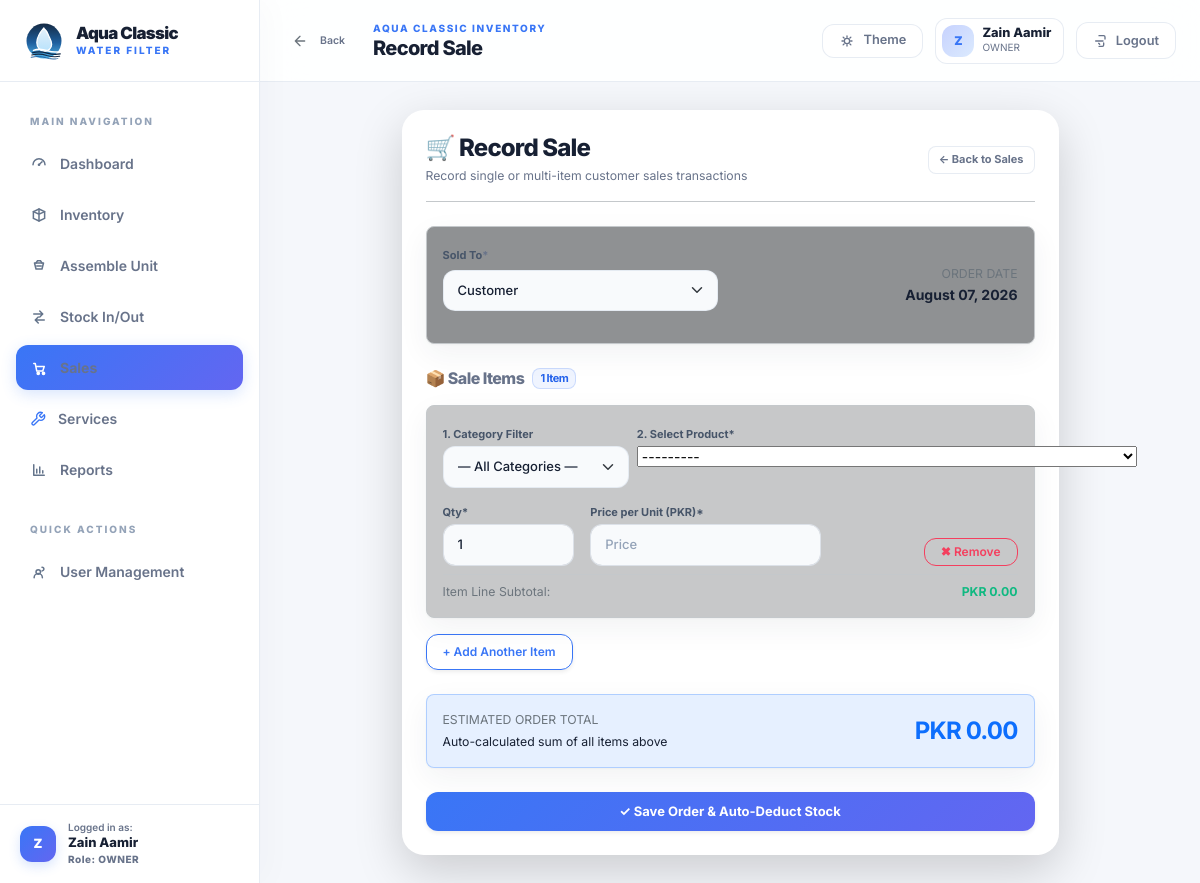
The app's page /sales/sales/add/ (signed in) with its own data.
### accounts/models.py (models this page shows, shortened)
class User(AbstractUser):
	class Role(models.TextChoices):
		OWNER = "OWNER", "Owner/Admin"
		STAFF = "STAFF", "Staff"
	role = models.CharField(max_length=20, choices=Role.choices, default=Role.OWNER)
	class Meta:
		verbose_name = "user"
		verbose_name_plural = "users"

### sales/views.py (the view, shortened to what this page needs)
# urls.py: path("sales/add/", SaleCreateView.as_view(), name="sale-add"),
class SaleCreateView(LoginRequiredMixin, SaleFormMixin, CreateView):
    model = SaleRecord
    form_class = SaleRecordForm
    page_title = "Record Sale"

### sales/forms.py
class SaleRecordForm(forms.ModelForm):
    customer_name = forms.ChoiceField(
        choices=CUSTOMER_TYPE_CHOICES,
        label="Sold To",
        initial="Customer",
        widget=forms.Select(attrs={"class": "form-select"})
    )
    class Meta:
        model = SaleRecord
        fields = ("customer_name",)

### catalog/models.py (called while the page is built)
	def __str__(self) -> str:
		return f"{self.name} [{self.sku}]"

### sales/views.py (called while the page is built)
    def get_formset(self):
        return SaleItemFormSet(self.request.POST or None, instance=getattr(self, "object", None))

### templates/sales/sale_record_form.html (shortened to what this page needs)
{% extends "base.html" %}
{% load crispy_forms_tags %}
{% block page_title %}{{ page_title }}{% endblock %}
{% block content %}
<section class="page-shell">
  <div class="row justify-content-center">
    <div class="col-12 col-lg-10 col-xl-9">
      <div class="card shadow-lg border-0">
        <div class="card-body p-4">
          <div class="d-flex justify-content-between align-items-center mb-4 pb-3 border-bottom border-secondary-subtle">
            <div>
              <h1 class="h4 text-white mb-1">🛒 {{ page_title }}</h1>
              <p class="text-secondary small mb-0">Record single or multi-item customer sales transactions</p>
            </div>
            <a href="{% url 'sales:sale-list' %}" class="btn btn-xs btn-outline-secondary">← Back to Sales</a>
          </div>
          <form method="post" id="sale-form">
            <div class="card bg-dark bg-opacity-50 p-3 mb-4 border border-secondary-subtle rounded-3">
              <div class="row align-items-center">
                <div class="col-12 col-md-6">
                  {{ form.customer_name|as_crispy_field }}
                </div>
                <div class="col-12 col-md-6 text-md-end mt-2 mt-md-0">
                  <span class="text-secondary small d-block">ORDER DATE</span>
                  <strong class="text-white">{% now "F d, Y" %}</strong>
                </div>
              </div>
            </div>
            <div class="mb-4">
              <div class="d-flex justify-content-between align-items-center mb-3">
                <h2 class="h6 text-white mb-0 d-flex align-items-center gap-2">
                  <span>📦 Sale Items</span>
                  <span class="badge bg-primary-subtle text-primary border border-primary-subtle" id="item-count-badge">1 Item</span>
                </h2>
              </div>
              <div id="item-rows-container" class="d-flex flex-column gap-3">
                {% for item_form in formset %}
                  <div class="item-row card bg-dark bg-opacity-25 p-3 border border-secondary-subtle rounded-3" data-row-index="{{ forloop.counter0 }}">
                    <div class="row g-2 mb-2">
                      <div class="col-12 col-md-4">
                        <label class="form-label small text-secondary fw-semibold mb-1">1. Category Filter</label>
                        <select class="form-select form-select-sm category-filter">
                          <option value="">— All Categories —</option>
                        </select>
                      </div>
                      <div class="col-12 col-md-8">
                        <label class="form-label small text-white fw-semibold mb-1">2. Select Product*</label>
                        {{ item_form.product }}
                      </div>
                    </div>
                    <div class="row g-3 align-items-end pt-1">
                      <div class="col-4 col-md-3">
                        <label class="form-label small text-white fw-semibold mb-1">Qty*</label>
                        <input type="number" name="{{ item_form.quantity.html_name }}" id="{{ item_form.quantity.auto_id }}" value="{{ item_form.quantity.value|default:'1' }}" class="form-control form-control-sm qty-input" min="1" step="1" placeholder="Qty">
                      </div>
                      <div class="col-5 col-md-5">
                        <label class="form-label small text-white fw-semibold mb-1">Price per Unit (PKR)*</label>
                        <input type="number" name="{{ item_form.sale_price.html_name }}" id="{{ item_form.sale_price.auto_id }}" value="{{ item_form.sale_price.value|default:'' }}" class="form-control form-control-sm price-input" min="0" step="0.01" placeholder="Price">
                      </div>
                      <div class="col-3 col-md-4 text-end">
                        <button type="button" class="btn btn-sm btn-outline-danger remove-row-btn fw-semibold px-2.5 py-1" title="Remove Item">
                          ✖ Remove
                        </button>
                      </div>
                    </div>
                    <div class="d-flex justify-content-between align-items-center mt-2 pt-2 border-top border-secondary-subtle small">
                      <span class="text-secondary">Item Line Subtotal:</span>
                      <strong class="text-emerald row-subtotal">PKR 0.00</strong>
                    </div>
                  </div>
                {% endfor %}
              </div>
              <div class="mt-3">
                <button type="button" id="add-item-btn" class="btn btn-sm btn-outline-primary px-3 py-1.5 fw-semibold shadow-sm">
                  + Add Another Item
                </button>
              </div>
            </div>
            <div class="card bg-primary bg-opacity-10 border border-primary border-opacity-25 p-3 mb-4 rounded-3">
              <div class="d-flex justify-content-between align-items-center">
                <div>
                  <span class="text-secondary small d-block">ESTIMATED ORDER TOTAL</span>
                  <span class="text-white small">Auto-calculated sum of all items above</span>
                </div>
                <div class="text-end">
                  <h3 class="h4 text-primary fw-bold mb-0" id="grand-total-display">PKR 0.00</h3>
                </div>
              </div>
            </div>
            <div class="d-grid">
              <button class="btn btn-primary btn-lg fw-bold shadow-sm" type="submit">
                ✓ Save Order & Auto-Deduct Stock
              </button>
            </div>
          </form>
        </div>
      </div>
    </div>
  </div>
</section>
{% endblock %}

### templates/base.html (shortened to what this page needs)
{% load static %}
<!doctype html>
<html lang="en" data-theme="light">
<head>
  <link href="https://cdn.jsdelivr.net/npm/bootstrap@5.3.3/dist/css/bootstrap.min.css" rel="stylesheet">
  <link rel="stylesheet" href="{% static 'app.css' %}?v=3">
  <link href="https://cdn.jsdelivr.net/npm/tom-select@2.3.1/dist/css/tom-select.bootstrap5.min.css" rel="stylesheet">
</head>
<body class="app-root {% if not user.is_authenticated %}auth-layout{% endif %}">
  {% if user.is_authenticated %}
  <div class="app-shell">
    <aside class="sidebar" data-sidebar>
      <div class="sidebar__brand">
        <a class="brand-lockup" href="{% url 'dashboard:home' %}">
          <img src="{% static 'brand/aqua-classic-badge.svg' %}" alt="Aqua Classic" class="brand-lockup__mark">
          <span class="brand-lockup__copy">
            <strong>Aqua Classic</strong>
            <span>Water Filter</span>
          </span>
        </a>
      </div>
      <nav class="sidebar__nav" aria-label="Primary">
        <div class="sidebar__section-header">Main Navigation</div>
        <a class="sidebar-link {% if request.path == '/' %}is-active{% endif %}" href="{% url 'dashboard:home' %}">
          <svg aria-hidden="true"><use href="#icon-dashboard"></use></svg>
          <span>Dashboard</span>
        </a>
        <a class="sidebar-link {% if '/catalog/' in request.path %}is-active{% endif %}" href="{% url 'catalog:product-list' %}">
          <svg aria-hidden="true"><use href="#icon-catalog"></use></svg>
          <span>Inventory</span>
        </a>
        <a class="sidebar-link {% if '/inventory/assemble/' in request.path %}is-active{% endif %}" href="{% url 'inventory:assemble-unit' %}">
          <svg aria-hidden="true"><use href="#icon-assemble"></use></svg>
          <span>Assemble Unit</span>
        </a>
        <a class="sidebar-link {% if '/inventory/ledger/' in request.path %}is-active{% endif %}" href="{% url 'inventory:stock-ledger' %}">
          <svg aria-hidden="true"><use href="#icon-movement"></use></svg>
          <span>Stock In/Out</span>
        </a>
        <a class="sidebar-link {% if '/sales/' in request.path %}is-active{% endif %}" href="{% url 'sales:sale-list' %}">
          <svg aria-hidden="true"><use href="#icon-sales"></use></svg>
          <span>Sales</span>
        </a>
        <a class="sidebar-link {% if '/services/' in request.path %}is-active{% endif %}" href="{% url 'services:service-list' %}">
          <span>Services</span>
        </a>
        <a class="sidebar-link {% if '/reports/' in request.path %}is-active{% endif %}" href="{% url 'reports:report-home' %}">
          <svg aria-hidden="true"><use href="#icon-reports"></use></svg>
          <span>Reports</span>
        </a>
        {% if user.role == 'OWNER' or user.is_superuser %}
          <div class="sidebar__section-header mt-3">Quick Actions</div>
          <a class="sidebar-link {% if '/accounts/staff/' in request.path %}is-active{% endif %}" href="{% url 'accounts:staff-list' %}">
            <svg aria-hidden="true"><use href="#icon-users"></use></svg>
            <span>User Management</span>
          </a>
        {% endif %}
      </nav>
      <div class="sidebar__footer">
        <a href="{% url 'accounts:profile' %}" class="sidebar-user-card text-decoration-none">
          <div class="sidebar-user-card__avatar">{{ user.username|slice:':1'|upper }}</div>
          <div class="sidebar-user-card__info overflow-hidden">
            <span class="d-block small" style="font-size: 0.625rem; line-height: 1.2; color: var(--text-muted); font-weight: 600;">Logged in as:</span>
            <strong class="d-block text-truncate" style="font-size: 0.8125rem; color: var(--heading-color); font-weight: 800;">{{ user.get_full_name|default:user.username }}</strong>
            <span class="d-block small" style="font-size: 0.625rem; color: var(--accent-primary); font-weight: 800; letter-spacing: 0.05em;">Role: {{ user.role|default:'OWNER' }}</span>
          </div>
        </a>
      </div>
    </aside>
    <div class="app-main">
      <header class="topbar">
        <div class="topbar__left">
          <button class="btn btn-sm btn-ghost px-2 py-1 me-1 text-secondary" type="button" onclick="history.back()" title="Go to previous page">
            <svg style="width:16px;height:16px;vertical-align:-2px;" viewBox="0 0 24 24"><path d="M19 12H5M12 19l-7-7 7-7" fill="none" stroke="currentColor" stroke-width="2" stroke-linecap="round" stroke-linejoin="round"/></svg>
            <span class="small fw-semibold ms-1">Back</span>
          </button>
          <div class="topbar__title-wrap">
            <p class="topbar__eyebrow">Aqua Classic Inventory</p>
            <h1 class="topbar__title">{% block page_title %}Dashboard{% endblock %}</h1>
          </div>
        </div>
        <div class="topbar__actions">
          <button class="toggle-pill" type="button" data-theme-toggle aria-label="Toggle dark mode">
            <svg aria-hidden="true" class="toggle-pill__sun"><use href="#icon-sun"></use></svg>
            <span class="toggle-pill__label">Theme</span>
          </button>
          <a href="{% url 'accounts:profile' %}" class="user-chip text-decoration-none" title="View Owner Profile">
            <span class="user-chip__avatar">{{ user.username|slice:':1'|upper }}</span>
            <span class="user-chip__meta">
              <strong>{{ user.get_full_name|default:user.username }}</strong>
              <span>{{ user.role|default:'OWNER' }}</span>
            </span>
          </a>
          <form method="post" action="{% url 'logout' %}" class="logout-form">
            <button class="btn btn-ghost" type="submit">
              <svg aria-hidden="true"><use href="#icon-logout"></use></svg>
              Logout
            </button>
          </form>
        </div>
      </header>
      <main class="content-stage">
        <div class="content-frame page-enter">
          {% block content %}{% endblock %}
        </div>
      </main>
    </div>
  </div>
  {% endif %}
</body>
</html>

### records on screen
User: username "Z", get_full_name "Zain Aamir", role "OWNER"

### other values on screen
{{ page_title }} "Record Sale"
